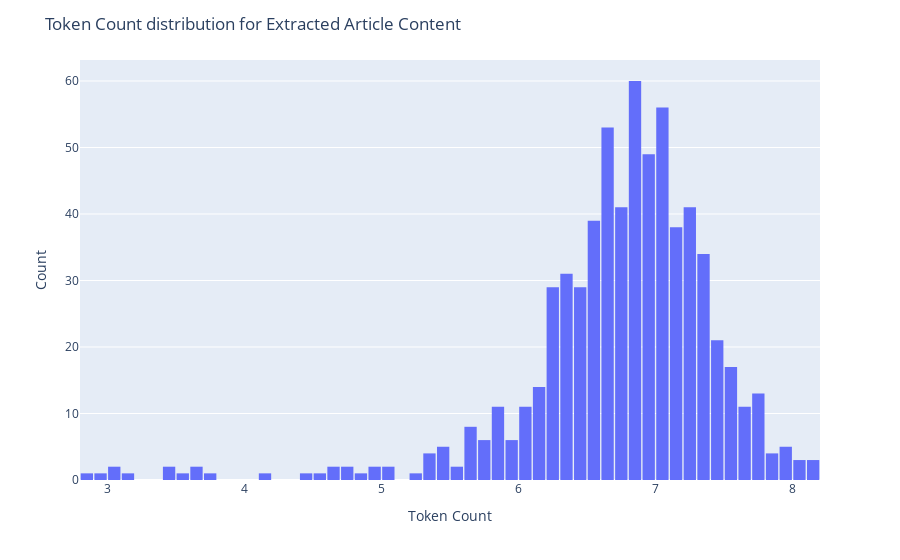

Here is the notebook cell this chart was saved with:
### Code cell
fig = px.histogram(df_hpb, x="log_num_tokens", nbins=80)
fig.update_layout(
    title_text="Token Count distribution for Extracted Article Content",
    xaxis_title_text="Token Count",
    yaxis_title_text="Count",
    bargap=0.1,
)
# fig.add_vline(x=lower_threshold, line_dash="dash", line_color="firebrick")
# fig.add_vline(x=upper_threshold, line_dash="dash", line_color="firebrick")
fig.show()

### Figure 1 — Plotly figure (JSON) as saved in the notebook; plotly's stock layout.template omitted (floating-point values rounded to 4 significant figures; data arrays with more than 128 entries replaced by an {"elided": "..."} marker saying what was removed)
{"data": [{"alignmentgroup": "True", "bingroup": "x", "hovertemplate": "log_num_tokens=%{x}<br>count=%{y}<extra></extra>", "legendgroup": "", "marker": {"color": "#636efa", "pattern": {"shape": ""}}, "name": "", "nbinsx": 80, "offsetgroup": "", "orientation": "v", "showlegend": false, "type": "histogram", "x": {"elided": "668 float values"}, "xaxis": "x", "yaxis": "y"}], "layout": {"bargap": 0.1, "barmode": "relative", "legend": {"tracegroupgap": 0}, "margin": {"t": 60}, "title": {"text": "Token Count distribution for Extracted Article Content"}, "xaxis": {"anchor": "y", "domain": [0, 1], "title": {"text": "Token Count"}}, "yaxis": {"anchor": "x", "domain": [0, 1], "title": {"text": "Count"}}}}
